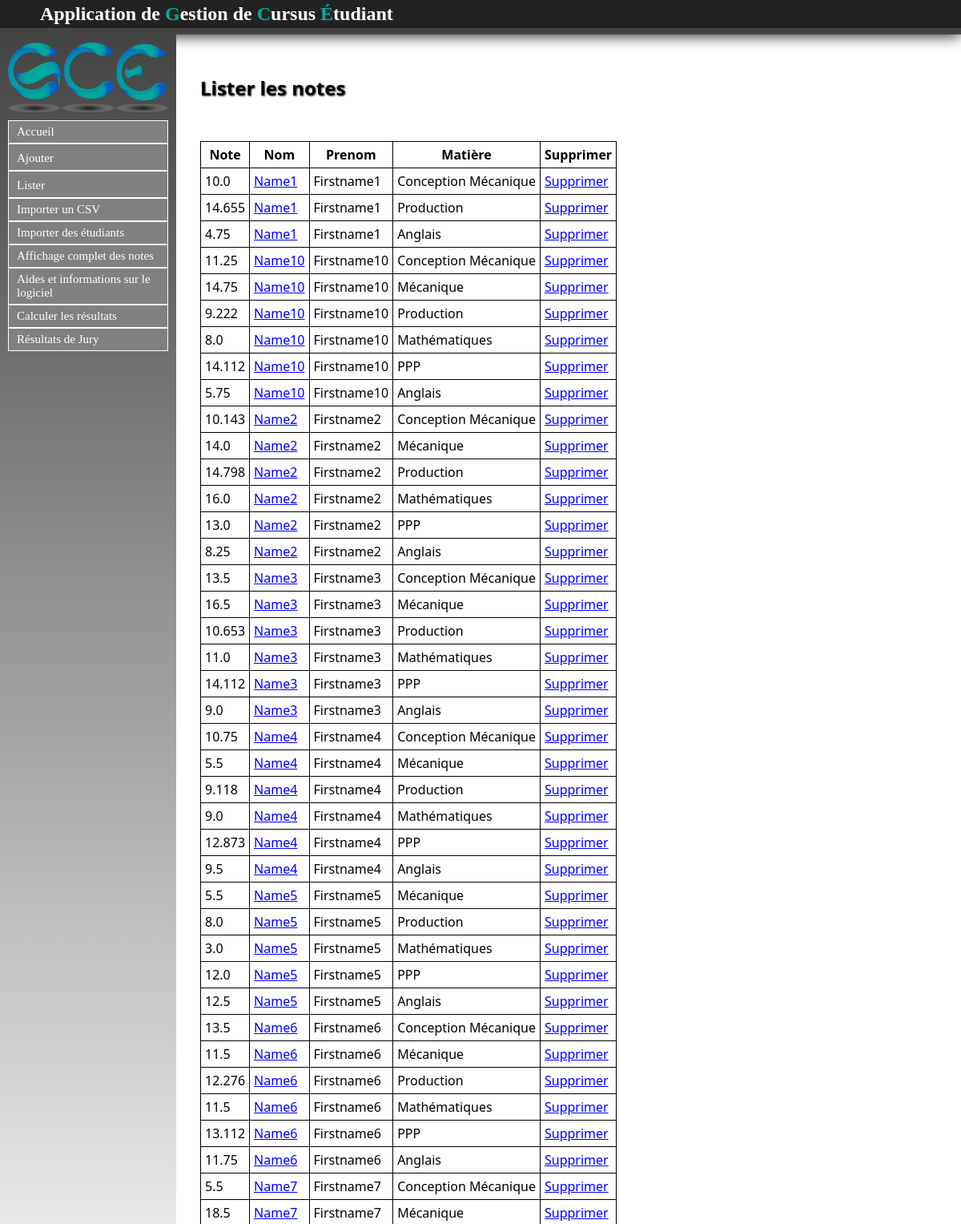
The page /Note/listernotes (upper part) on the database as committed earlier.
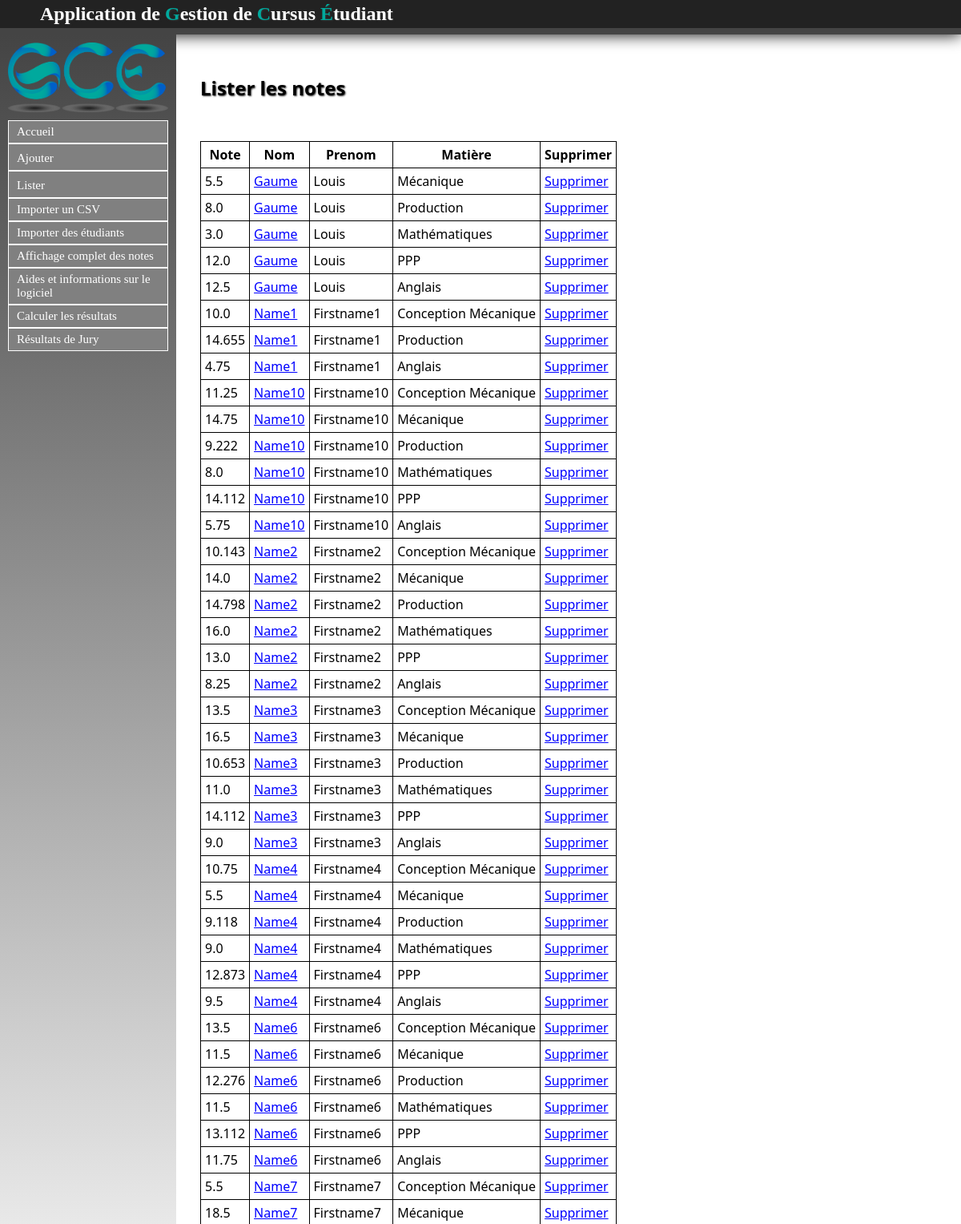
The same page on the database as committed later.
### Note/models.py (models this page shows, shortened)
class Note(models.Model):
	valeur = models.FloatField()
	etudiant = models.ForeignKey(Etu, null=False)
	annee = models.ForeignKey(Annee, null=True)
	matiere = models.ForeignKey(Matiere, null=False)

### Etudiant/models.py (models this page shows, shortened)
class Etu(models.Model):
	nom = models.CharField(max_length=30, null=False)
	prenom = models.CharField(max_length=30, null=False)
	age = models.IntegerField(null=True)
	apogee = models.IntegerField(null=True)
	date_naissance = models.DateField(null=True)
	sexe = models.CharField(max_length=1, null=True)
	adresse = models.CharField(max_length=100, null=True)
	ine = models.CharField(max_length=100, null=True)
	adresse_parents = models.CharField(max_length=100, null=True)
	tel = models.IntegerField(null=True)
	tel_par = models.IntegerField(null=True)
	lieu_naissance = models.CharField(max_length=100, null=True)
	nationalite = models.CharField(max_length=100, null=True)
	situation_familiale = models.CharField(max_length=100, null=True)
	situation_militaire = models.CharField(max_length=100, null=True)
	cate_socio_pro_chef_famille = models.CharField(max_length=100, null=True)
	cate_socio_pro_autre_parent = models.CharField(max_length=100, null=True)
	aide_financiere = models.CharField(max_length=100, null=True)
	bourse = models.CharField(max_length=100, null=True)
	groupe = models.ForeignKey(Groupe, null=True)

### Matiere/models.py (models this page shows, shortened)
class Matiere(models.Model):
	intitule = models.CharField(max_length=30,null=False)
	code = models.CharField(max_length=30,null=False)
	coefficient = models.FloatField(default=1.0)
	ue = models.ForeignKey('UE.ue', null=True)

### Note/views.py (the view)
def listernotes(request):
	notes = Note.objects.all().order_by('etudiant__nom')
	return render(request, 'contenu_html/listernotes.html',{'notes': notes})

### Note/templates/contenu_html/listernotes.html (shortened to what this page needs)
{% extends "templates/base.html" %}
{% block content %}
<h1>Lister les notes</h1>
{% if not notes %}
	<p>Pas de notes</p>
{% else %}
	<table style="border:1px solid black; border-collapse : collapse;">
	<tr>
		<th style="border:1px solid black;">Note</th>
		<th style="border:1px solid black;">Nom</th>
		<th style="border:1px solid black;">Prenom</th>
		<th style="border:1px solid black;">Matière</th>
		<th style="border:1px solid black;">Supprimer</th>
	</tr>
{% endif %}
{% for note in notes %}
	<tr>
		<td style="border:1px solid black;">{{ note.valeur }}</td>
		<td style="border:1px solid black;"><a href="/Etudiant/listeretu/{{ note.etudiant_id }}">{{ note.etudiant.nom }}</a></td>
		<td style="border:1px solid black;">{{ note.etudiant.prenom }}</td>
		<td style="border:1px solid black;">{{ note.matiere.intitule }}</td>
		<td style="border:1px solid black;"><a href="supprnote/{{ note.etudiant.id }}">Supprimer</a></td>
	</tr>
{% endfor %}
</table>
{% endblock %}

Rows that differ between the two databases and show on the page:
removed Note: valeur "5.5", etudiant.nom "Name5", etudiant.prenom "Firstname5", matiere.intitule "Mécanique"
removed Note: valeur "8.0", etudiant.nom "Name5", etudiant.prenom "Firstname5", matiere.intitule "Production"
removed Note: valeur "3.0", etudiant.nom "Name5", etudiant.prenom "Firstname5", matiere.intitule "Mathématiques"
removed Note: valeur "12.0", etudiant.nom "Name5", etudiant.prenom "Firstname5", matiere.intitule "PPP"
removed Note: valeur "12.5", etudiant.nom "Name5", etudiant.prenom "Firstname5", matiere.intitule "Anglais"
added Note: valeur "5.5", etudiant.nom "Gaume", etudiant.prenom "Louis", matiere.intitule "Mécanique"
added Note: valeur "8.0", etudiant.nom "Gaume", etudiant.prenom "Louis", matiere.intitule "Production"
added Note: valeur "3.0", etudiant.nom "Gaume", etudiant.prenom "Louis", matiere.intitule "Mathématiques"
added Note: valeur "12.0", etudiant.nom "Gaume", etudiant.prenom "Louis", matiere.intitule "PPP"
added Note: valeur "12.5", etudiant.nom "Gaume", etudiant.prenom "Louis", matiere.intitule "Anglais"
